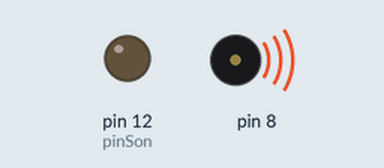
The sketch below on a simulated Arduino Uno, built with avr-gcc and run on an emulated ATmega328P. On the bench: output pins drawn as LEDs (lit = HIGH), buzzer (waves = sounding).

Above: at 0.15 s.
At 6.52 s:
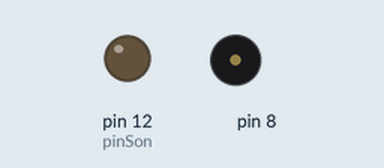
Timing chart, 0 to 6.8 s (numbered marks = the images above):
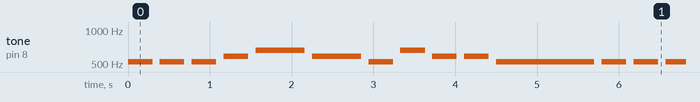

The sketch:

buzzer2.ino
```cpp
#define OCTAVE_4_DO 523
#define OCTAVE_4_RE 587
#define OCTAVE_4_MI 659
#define OCTAVE_4_FA 698
#define OCTAVE_4_SOL 784
#define OCTAVE_4_LA 880
#define OCTAVE_4_SI 988

#define DUREE_TEMPS 300

// Définition de la pause de fin de note en millisecondes
#define PAUSE_FIN_NOTE 90

int pinSon = 12; // pin de connection du haut-parleur
void setup() {
 pinMode(pinSon,OUTPUT);
}

void loop() {
  // Jeu des 11 premières notes de "Au clair de la lune"
    JouerNote(OCTAVE_4_DO, 1);
    JouerNote(OCTAVE_4_DO, 1);
    JouerNote(OCTAVE_4_DO, 1);
    JouerNote(OCTAVE_4_RE, 1);
    JouerNote(OCTAVE_4_MI, 2);
    JouerNote(OCTAVE_4_RE, 2);
    JouerNote(OCTAVE_4_DO, 1);
    JouerNote(OCTAVE_4_MI, 1);
    JouerNote(OCTAVE_4_RE, 1);
    JouerNote(OCTAVE_4_RE, 1);
    JouerNote(OCTAVE_4_DO, 4);
}

void JouerNote(unsigned int Note_P, unsigned int NombreTemps_P)
{
   // Lance l'émission de la note
    tone(8, Note_P, NombreTemps_P * DUREE_TEMPS);
    // Attend que la note soit terminée de jouée
    delay(NombreTemps_P * DUREE_TEMPS);
    // Petit silence avant la note suivante
    delay(PAUSE_FIN_NOTE);
}
```

Measured:
- by itself, tone on pin 8: plays 523 Hz for 0.30 s, 523 Hz for 0.30 s, 523 Hz for 0.30 s, 587 Hz for 0.30 s, 659 Hz for 0.60 s, 587 Hz for 0.60 s … (248 notes in this stretch)
